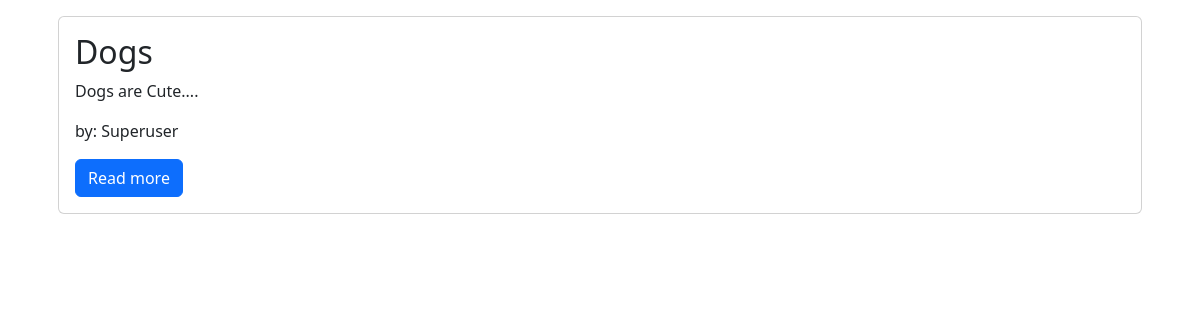
The app's page /, older data.
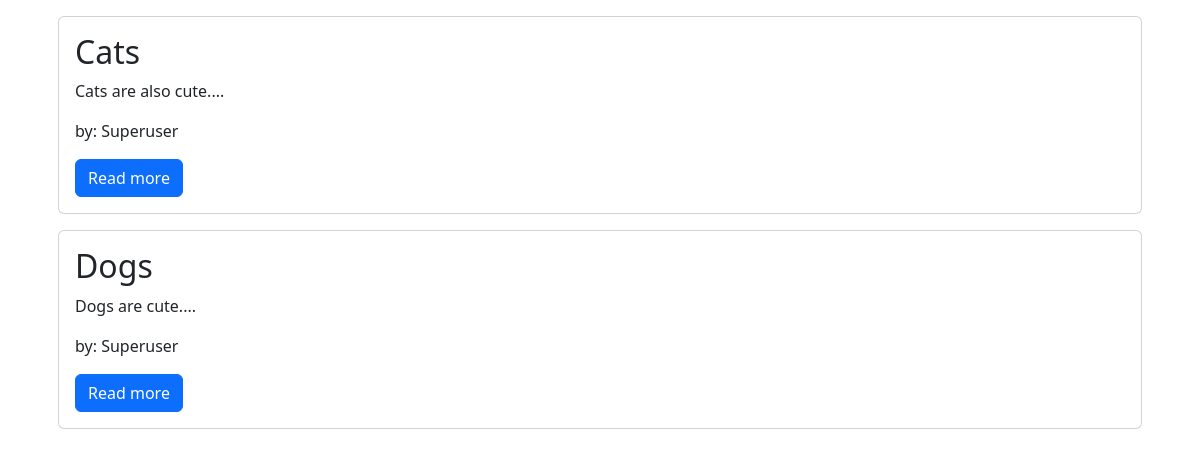
The same page, newer data.
### blog/models.py (models this page shows, shortened)
class Post(models.Model):
    title = models.CharField(max_length=200)
    content = models.TextField()
    date_created = models.DateTimeField(auto_now_add=True)
    slug = models.SlugField(max_length=200, unique=True)
    author = models.ForeignKey(to=User, on_delete=models.CASCADE)
    status = models.IntegerField(choices=STATUS, default=0)

### blog/views.py (the view)
# urls.py: path('', views.PostList.as_view(), name='home'),
class PostList(generic.ListView):
    queryset = Post.objects.filter(status=1).order_by('-date_created')
    template_name = 'index.html'

### templates/index.html (shortened to what this page needs)
<!DOCTYPE html>
<html lang="en">
<head>
    <link href="https://cdn.jsdelivr.net/npm/bootstrap@5.3.0-alpha1/dist/css/bootstrap.min.css" rel="stylesheet"
 />
</head>
<body>
    <div class="container">
        {% for post in post_list %}
        <div class="card m-3">
            <div class="card-body">
                <h2 class="card-title">
                    {{post.title}}
                </h2>
                <p class="card-text">
                    {{post.content|slice:":50"}}...
                </p>
                <p class="card-text">
                    by: {{post.author|title}}
                </p>
                <a class="btn btn-primary" href="{% url 'blog_view' post.slug %}">Read more</a>
            </div>
        </div>
        {% endfor %}
    </div>
</body>
</html>

Row changes from the older to the newer data that the page shows:
added Post: title "Cats", content "Cats are also cute.", author "Superuser"
changed Post "Dogs": content "Dogs are Cute." → "Dogs are cute."
